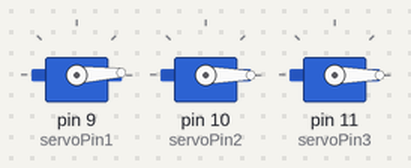
Bench run of a sketch on a simulated Arduino Uno, built with avr-gcc and run on an emulated ATmega328P. On the bench: 3 × servo.

Above: at 1.05 s.
At 1.9 s:
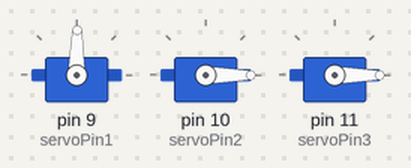
At 2.75 s:
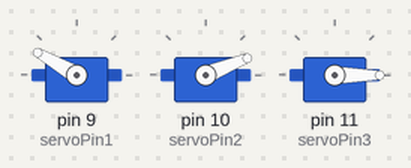
At 4.5 s:
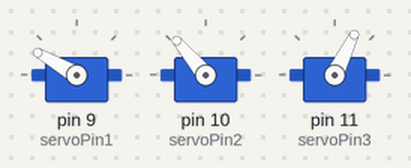
At 6.2 s:
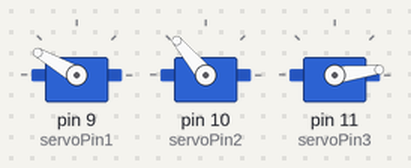
At 7.95 s:
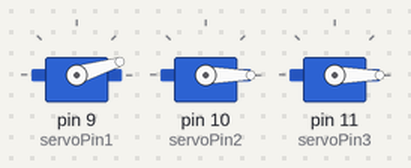
Timing chart, 0 to 12.8 s (numbered marks = the images above):
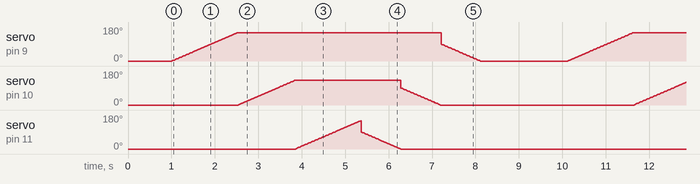

The sketch:

robotarm.ino
```cpp
#include <Servo.h>

// Create servo objects
Servo servo1, servo2, servo3;

// Servo control pins
const int servoPin1 = 9;
const int servoPin2 = 10;
const int servoPin3 = 11;

void setup() {
  servo1.attach(servoPin1);
  servo2.attach(servoPin2);
  servo3.attach(servoPin3);

  Serial.begin(9600);

  // Move to initial positions
  servo1.write(0);
  servo2.write(0);
  servo3.write(0);

  delay(1000); // Allow time to reach position
}

void loop() {
  // Servo 1: 0 to 180
  for (int pos = 0; pos <= 150; pos++) {
    servo1.write(pos);
    delay(10);
  }

  // Servo 2: 0 to 180
  for (int pos = 0; pos <= 130; pos++) {
    servo2.write(pos);
    delay(10);
  }

  // Servo 3: 0 to 180
  for (int pos = 0; pos <= 150; pos++) {
    servo3.write(pos);
    delay(10);
  }

  // Servo 3: 180 to 0
  for (int pos = 90; pos >= 0; pos--) {
    servo3.write(pos);
    delay(10);
  }

  // Servo 2: 180 to 0
  for (int pos = 90; pos >= 0; pos--) {
    servo2.write(pos);
    delay(10);
  }

  // Servo 1: 180 to 0
  for (int pos = 90; pos >= 0; pos--) {
    servo1.write(pos);
    delay(10);
  }

  delay(2000); // Pause before repeating
}
```
